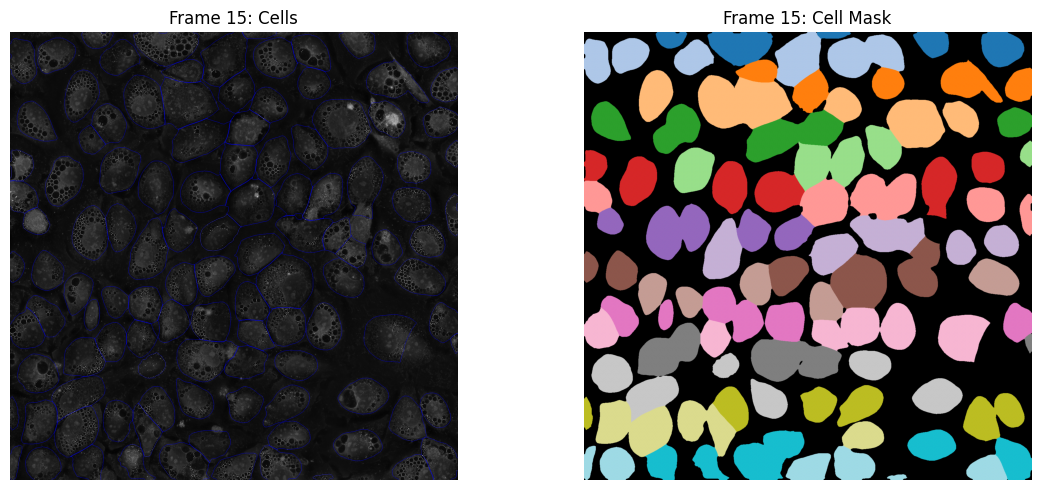
#> input picture sample/qc/Group 1_wellA1_RI_MIP_stitched_qc.png, 1041 x 490 px
$ python -i bubble_method_compare.py   (imports and definitions only)
#> lines starting #> are read from the running program, lines starting #| are printed output that depends on the picture; after the words box and inside, x2 and y2 are one past the last pixel; in counts of white or black regions, pixels touching at a corner belong together
"""
Compare bubble detection methods (blob_log vs watershed) inside Cellpose cell masks.

Usage:
    uv run src/legacy/bubble_method_compare.py --input <tiff_path> --frame 0
"""

from pathlib import Path
import argparse
import numpy as np
import tifffile as tiff
import matplotlib.pyplot as plt

from cellpose import models
from skimage.exposure import equalize_adapthist
from skimage.filters import gaussian, threshold_otsu
from skimage.feature import blob_log, peak_local_max
from skimage.morphology import remove_small_objects, binary_closing, disk
from skimage.restoration import rolling_ball
from skimage.segmentation import watershed, find_boundaries
from skimage.draw import circle_perimeter
from scipy import ndimage


DEFAULT_INPUT = Path("data/bafA1/Group 1_wellA1_RI_MIP_stitched.tiff")
DEFAULT_OUTDIR = Path("results/bubble_method_compare")

CELLPOSE_MODEL_TYPE = "cyto3"
CELLPOSE_DIAMETER = 100
CELLPOSE_CELLPROB_THRESHOLD = 0.6
CELLPOSE_FLOW_THRESHOLD = 0.4
CELLPOSE_MIN_SIZE = 1200
CELLPOSE_RB_RADIUS = 50
CELLPOSE_USE_CLAHE = True
CELLPOSE_FILL_HOLES_AREA = 500
CELLPOSE_CLOSING_DISK = 4

# Blob_log params (QC visualization)
BLOB_MIN_SIGMA = 1
BLOB_MAX_SIGMA = 8
BLOB_NUM_SIGMA = 3
BLOB_THRESHOLD = 0.02

# Watershed bubble params
WS_SMOOTH_SIGMA = 1.0
WS_MIN_SIZE = 10
WS_MIN_DISTANCE = 2
WS_USE_INVERT = True
WS_CLAHE_CLIP = 0.0
WS_BG_SIGMA = 6.0


def normalize_frame(frame: np.ndarray) -> np.ndarray:
    frame = frame.astype(np.float32)
    min_val = frame.min()
    max_val = frame.max()
    if max_val > min_val:
        frame = (frame - min_val) / (max_val - min_val)
    else:
        frame = np.zeros_like(frame)
    return frame


# [74 lines left out: functions preprocess_cellpose_frame, postprocess_masks, segment_cellpose, detect_bubbles_bloblog, not called in this run]


def preprocess_bubble_img(cell_img: np.ndarray) -> np.ndarray:
    img = normalize_frame(cell_img)
    if WS_USE_INVERT:
        img = 1.0 - img

    img = gaussian(img, sigma=WS_BG_SIGMA)
    img = normalize_frame(img)
    if WS_CLAHE_CLIP > 0:
        img = equalize_adapthist(img, clip_limit=WS_CLAHE_CLIP)
        img = normalize_frame(img)
    return img


def detect_bubbles_watershed(cell_img: np.ndarray) -> np.ndarray:
    cell_img = normalize_frame(cell_img)
    if cell_img.max() == 0:
        return np.zeros_like(cell_img, dtype=np.int32)

    enhanced = preprocess_bubble_img(cell_img)
    smoothed = gaussian(enhanced, sigma=WS_SMOOTH_SIGMA)
    try:
        thresh = threshold_otsu(smoothed[smoothed > 0])
    except ValueError:
        thresh = float(np.mean(smoothed))

    binary = smoothed > thresh
    binary = remove_small_objects(binary, min_size=WS_MIN_SIZE)

    distance = ndimage.distance_transform_edt(binary)
    peaks = peak_local_max(distance, min_distance=WS_MIN_DISTANCE, labels=binary)

    markers = np.zeros_like(cell_img, dtype=np.int32)
    for idx, (r, c) in enumerate(peaks, start=1):
        markers[r, c] = idx

    if markers.max() == 0:
        return np.zeros_like(cell_img, dtype=np.int32)

    labels = watershed(-distance, markers, mask=binary)
    return labels


# [85 lines left out: functions build_bubble_outline_blob, build_bubble_outline_ws, save_overlay, main, not called in this run]


# [8 lines not run here, left out]

>>> import cv2
>>> picture = cv2.imread('../../sample/qc/Group 1_wellA1_RI_MIP_stitched_qc.png', cv2.IMREAD_GRAYSCALE)
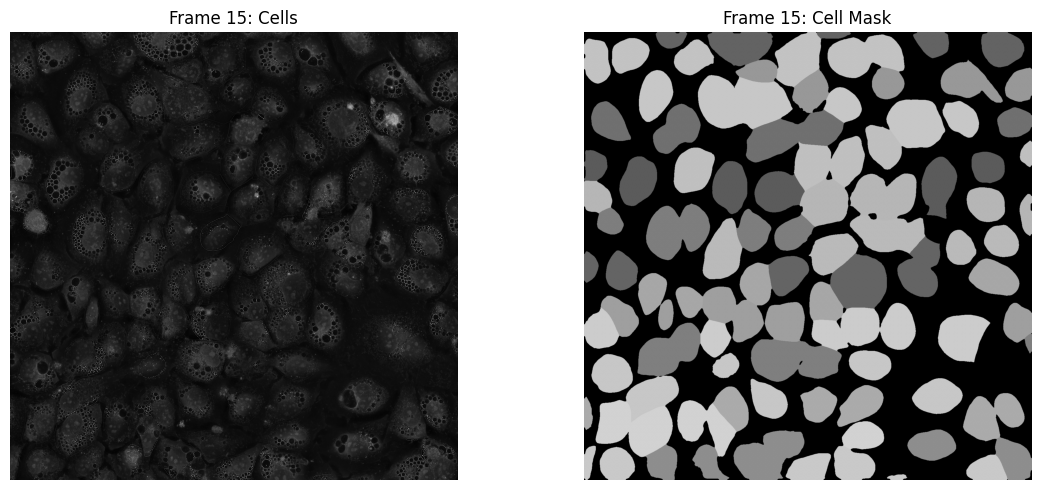
#> picture: shape (490, 1041); min 0, max 255, mean 101.5
>>> result = detect_bubbles_watershed(picture)
#> in normalize_frame, `min_val = frame.min()`: min_val = 0
#> in normalize_frame, `max_val = frame.max()`: max_val = 255
#> in preprocess_bubble_img, `img = 1.0 - img`:
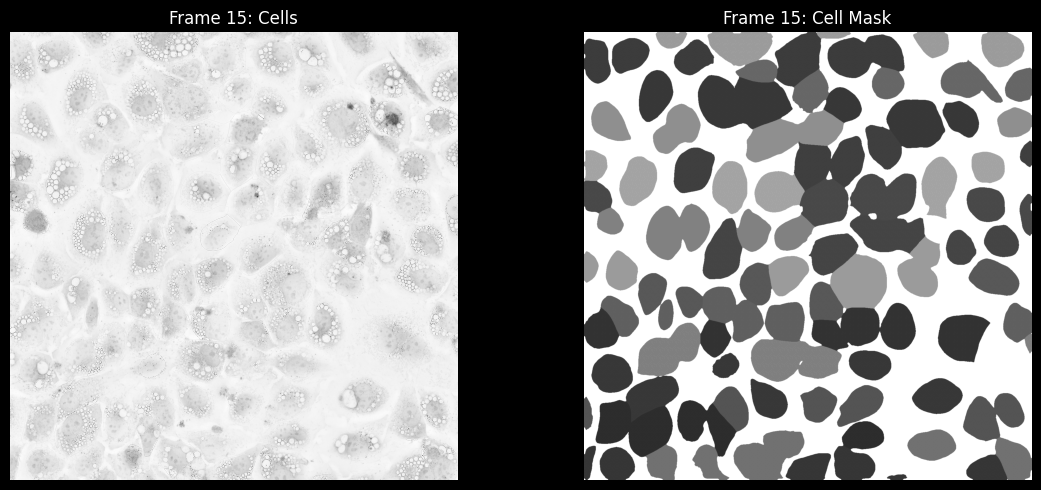
#> img: shape (490, 1041) float32; min 0, max 1, mean 0.602
#> in preprocess_bubble_img, `img = gaussian(img, sigma=WS_BG_SIGMA)`:
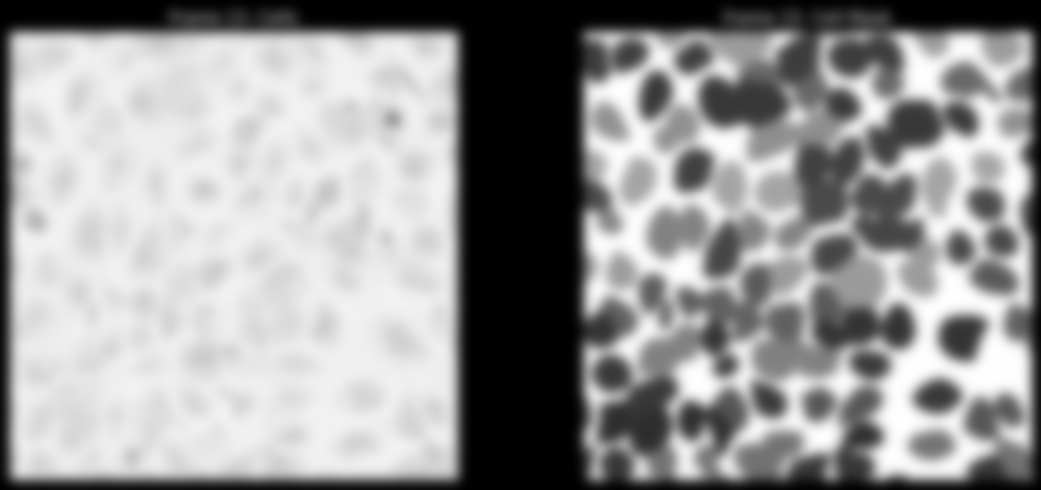
#> img: shape (490, 1041) float32; min 0, max 1, mean 0.602
#> in detect_bubbles_watershed, `thresh = threshold_otsu(smoothed[smoothed > 0])`: thresh = 0.549
#> in detect_bubbles_watershed, `binary = smoothed > thresh`:
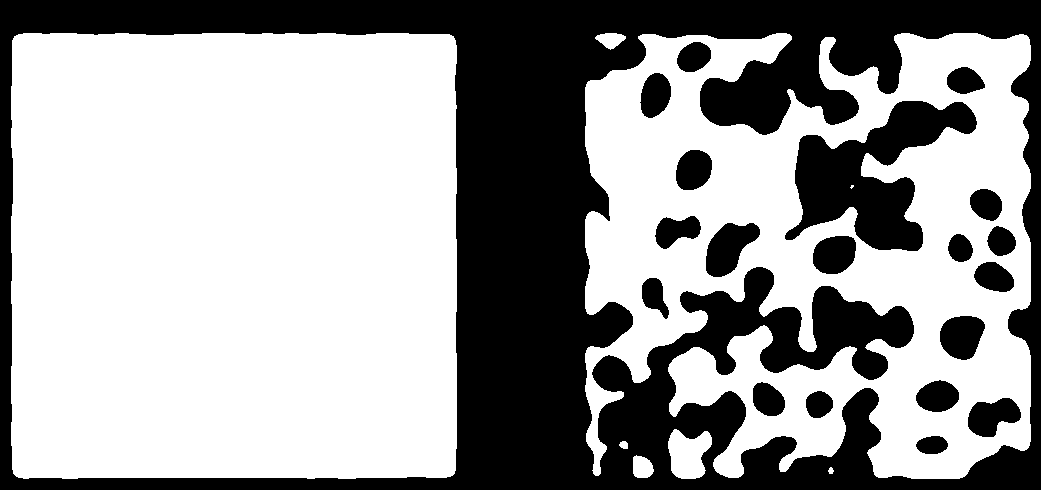
#> binary: shape (490, 1041) bool; 62.1% white; 20 black regions, largest, box (x1, y1, x2, y2) and area: (0, 0, 1041, 490) 163357, (785, 101, 977, 251) 12966, (706, 223, 760, 277) 1812
#> in detect_bubbles_watershed, `distance = ndimage.distance_transform_edt(binary)`:
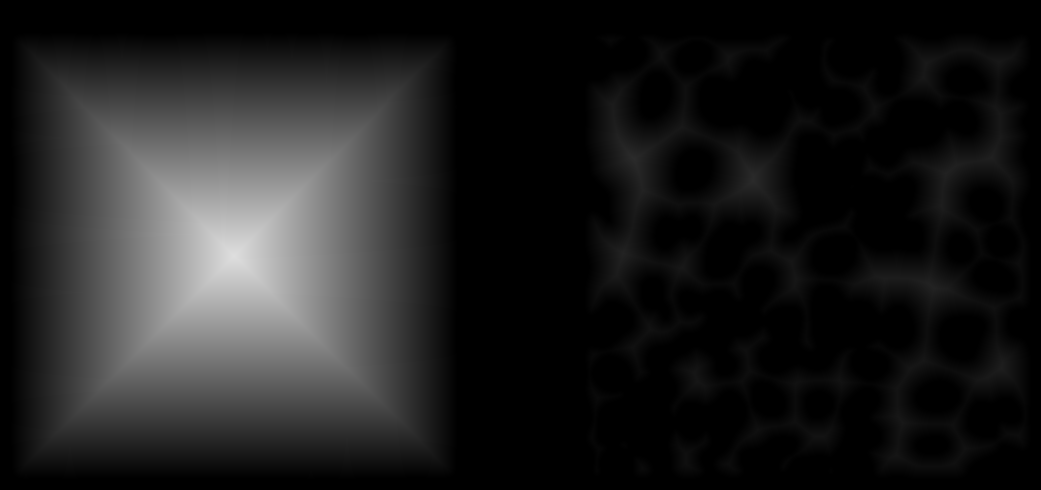
#> distance: shape (490, 1041) float64; min 0, max 222.3, mean 31.2
#> in detect_bubbles_watershed, `peaks = peak_local_max(distance, min_distance=WS_MIN_DISTANCE, labels=..`: peaks = 269 pairs, first value 38 to 470, second value 234 to 1025
#> the loop in detect_bubbles_watershed, `for idx, (r, c) in enumerate(peaks, start=1):` made 269 passes
#> (r, c) on passes 1 to 3: (255, 234), (158, 634), (180, 752)
#> after the loop in detect_bubbles_watershed, `for idx, (r, c) in enumerate(peaks, start=1):`:
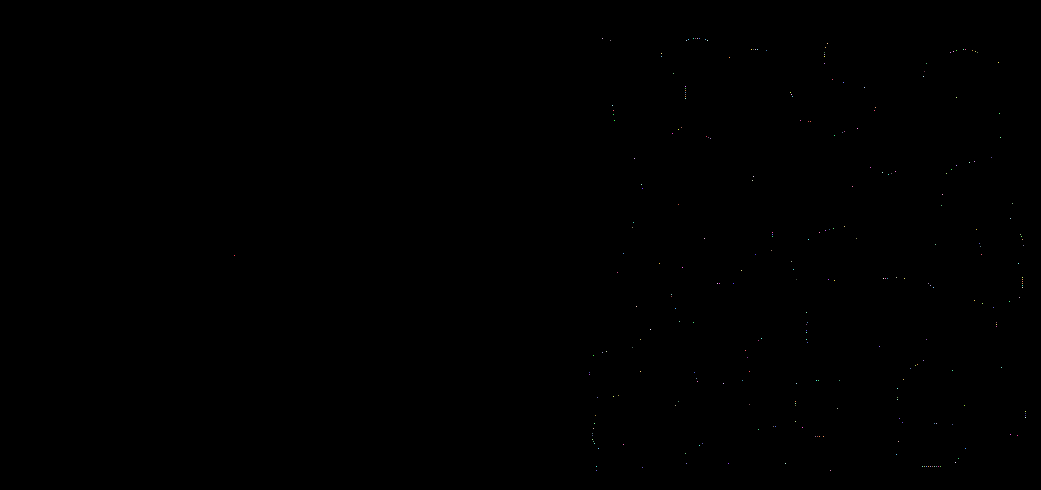
#> markers: shape (490, 1041) int32; 270 distinct labels, from 0 to 269; one colour per label, 0 black
#> in detect_bubbles_watershed, `labels = watershed(-distance, markers, mask=binary)`:
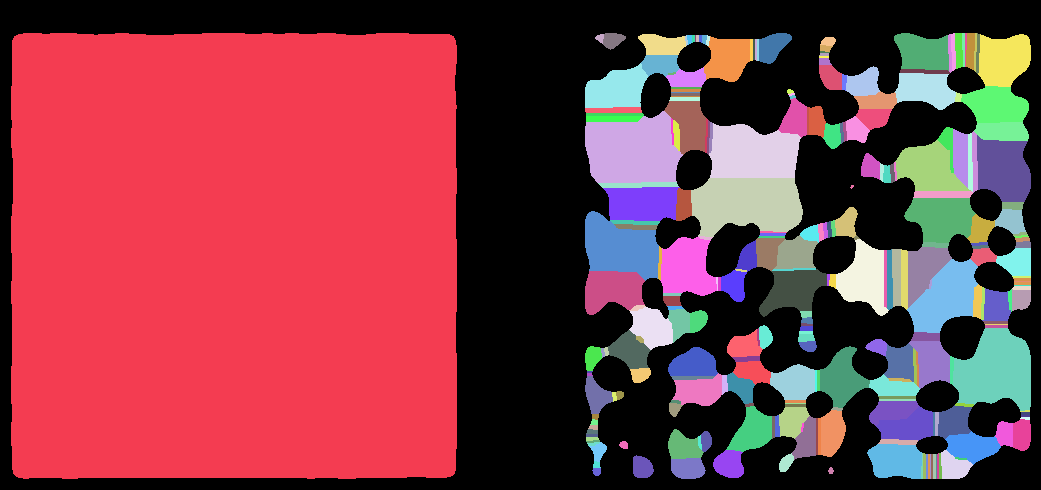
#> labels: shape (490, 1041) int32; 270 distinct labels, from 0 to 269; one colour per label, 0 black
